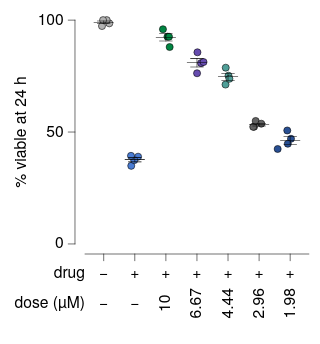

This figure's Vega-Lite source:
### Vega-Lite specification from a JSON file in a GitHub repository (floating-point values rounded to 4 significant figures)
{"background": null, "config": {"arc": {"fill": "#DBDBDB", "fillOpacity": 1.0, "innerRadius": 25.0, "padAngle": 0.03, "stroke": "black", "strokeOpacity": 1, "strokeWidth": 0.25}, "area": {"fill": "#DBDBDB", "fillOpacity": 1.0, "stroke": "black", "strokeOpacity": 1, "strokeWidth": 0.25}, "axis": {"domain": true, "domainCap": "round", "domainColor": "black", "domainWidth": 0.25, "grid": false, "gridCap": "round", "gridColor": "#F1F1F1", "gridDash": [0, 0], "gridOpacity": 1.0, "gridWidth": 0.25, "labelColor": "black", "labelFont": "Helvetica Neue, HelveticaNeue, Helvetica, Arial, sans-serif", "labelFontSize": 7, "labelFontStyle": "normal", "labelFontWeight": 400, "offset": 4.5, "ticks": true, "tickCap": "round", "tickColor": "black", "tickRound": false, "tickSize": 3, "tickWidth": 0.25, "titleColor": "black", "titleFont": "Helvetica Neue, HelveticaNeue, Helvetica, Arial, sans-serif", "titleFontSize": 7, "titleFontStyle": "normal", "titleFontWeight": 400}, "axisX": {"domain": true, "labelAlign": "center", "labelAngle": 0, "labels": true, "ticks": true, "translate": 0}, "axisY": {"domain": true, "labelAlign": "right", "labelAngle": 0, "labels": true, "ticks": true, "translate": 0}, "axisRight": {"domain": true, "labelAlign": "left", "labelAngle": 0, "labels": true, "ticks": true, "translate": 0}, "axisTop": {"domain": true, "labelAlign": "center", "labelAngle": 0, "labels": true, "ticks": true, "translate": 0}, "axisBand": {"tickOffset": 0}, "bar": {"fill": "#DBDBDB", "fillOpacity": 1.0, "stroke": "black", "strokeOpacity": 1, "strokeWidth": 0.25}, "boxplot": {"size": 9.0, "ticks": {"cornerRadius": 0.25, "fill": "black", "opacity": 1, "size": 4.5, "thickness": 0.25}, "box": {"fillOpacity": 1.0, "stroke": "black", "strokeOpacity": 1, "strokeWidth": 0.25}, "median": {"cornerRadius": 0, "fill": "black", "fillOpacity": 1.0, "opacity": 1, "size": 9.0, "thickness": 0.25}, "rule": {"fill": "black", "fillOpacity": 1.0, "size": 10.0, "stroke": "black", "strokeDash": [0, 0], "strokeOpacity": 1, "strokeWidth": 0.25}, "outliers": {"color": "black", "fill": "black", "fillOpacity": 1.0, "size": 0, "stroke": "black", "strokeOpacity": 1, "strokeWidth": 0.25}}, "circle": {"fill": "black", "fillOpacity": 1.0, "size": 1.25, "stroke": null, "strokeOpacity": 1, "strokeWidth": 0.25}, "errorband": {"band": {"fillOpacity": 0.6, "stroke": null, "strokeWidth": 0.25, "strokeOpacity": 1}, "borders": {"opacity": 0, "strokeOpacity": 0.25, "strokeWidth": 1}}, "errorbar": {"opacity": 1, "rule": {"strokeDash": [0, 0], "strokeWidth": 0.25}, "ticks": {"color": "black", "cornerRadius": 0.125, "opacity": 1, "size": 6.0, "thickness": 0.25}, "thickness": 0.25}, "font": "Helvetica Neue, HelveticaNeue, Helvetica, Arial, sans-serif", "geoshape": {"fill": "#DBDBDB", "fillOpacity": 1.0, "stroke": "black", "strokeOpacity": 1, "strokeWidth": 0.25}, "header": {"labelColor": "black", "labelFont": "Helvetica Neue, HelveticaNeue, Helvetica, Arial, sans-serif", "labelFontSize": 7, "labelFontStyle": "normal", "labelFontWeight": 400, "titleColor": "black", "titleFont": "Helvetica Neue, HelveticaNeue, Helvetica, Arial, sans-serif", "titleFontSize": 7, "titleFontStyle": "normal", "titleFontWeight": 400, "titlePadding": 0}, "legend": {"disable": false, "offset": 4.5, "titlePadding": 4, "labelOffset": 2, "gradientLabelOffset": 2, "gradientLength": 50.0, "gradientThickness": 5.0, "gradientOpacity": 1.0, "gradientStrokeColor": "black", "gradientStrokeWidth": 0.25, "labelColor": "black", "labelFont": "Helvetica Neue, HelveticaNeue, Helvetica, Arial, sans-serif", "labelFontSize": 7, "labelFontStyle": "normal", "labelFontWeight": 400, "strokeColor": "black", "strokeWidth": 0, "symbolSize": 42, "symbolStrokeColor": "black", "symbolStrokeWidth": 0.25, "titleColor": "black", "titleFont": "Helvetica Neue, HelveticaNeue, Helvetica, Arial, sans-serif", "titleFontSize": 7, "titleFontStyle": "normal", "titleFontWeight": 400}, "line": {"color": "black", "stroke": "black", "strokeCap": "butt", "strokeDash": [0, 0], "strokeOpacity": 1, "strokeWidth": 0.5}, "point": {"filled": true, "fill": "#DBDBDB", "fillOpacity": 1.0, "size": 5.0, "stroke": "black", "strokeOpacity": 1, "strokeWidth": 0.25}, "range": {"category": ["#B2B2B2", "#4A7CD3", "#008542", "#664CAF", "#509F98", "#636363", "#284F93", "#005226", "#382864", "#285753"], "diverging": {"scheme": ["#443E60", "#5F597E", "#7C759B", "#9994B6", "#B7B4CC", "#D6D5DC", "#F6F6F6", "#D1DAD9", "#A4C2BF", "#7AA9A4", "#578E89", "#37736E", "#1B5954"]}, "heatmap": {"scheme": ["#440154", "#472270", "#433E82", "#38598C", "#2C728E", "#238A8D", "#24A086", "#39B578", "#5DC862", "#96D646", "#CAE02D", "#FDE724"]}, "ordinal": {"scheme": ["#F1F1F1", "#DBDBDB", "#C6C6C6", "#B2B2B2", "#9D9D9D", "#898989", "#767676", "#636363", "#515151", "#404040", "#2F2F2F", "#1F1F1F"]}, "ramp": {"scheme": ["#440154", "#472270", "#433E82", "#38598C", "#2C728E", "#238A8D", "#24A086", "#39B578", "#5DC862", "#96D646", "#CAE02D", "#FDE724"]}}, "rule": {"color": "black", "stroke": "black", "strokeCap": "round", "strokeDash": [2, 2], "strokeOpacity": 1, "strokeWidth": 0.25}, "scale": {"barBandPaddingInner": 0.1, "rectBandPaddingInner": 0, "tickBandPaddingInner": 0.1, "bandPaddingOuter": 0.1, "bandWithNestedOffsetPaddingInner": 0.2, "bandWithNestedOffsetPaddingOuter": 0.2, "offsetBandPaddingInner": 0, "offsetBandPaddingOuter": 0, "round": false}, "rect": {"fill": "#DBDBDB", "fillOpacity": 1.0, "stroke": "black", "strokeOpacity": 1, "strokeWidth": 0.25}, "square": {"fill": "#DBDBDB", "fillOpacity": 1.0, "size": 10.0, "stroke": "black", "strokeOpacity": 1, "strokeWidth": 0.25}, "text": {"color": "black", "font": "Helvetica Neue, HelveticaNeue, Helvetica, Arial, sans-serif", "fontSize": 7, "fontStyle": "normal", "fontWeight": 400}, "tick": {"color": "black", "cornerRadius": 0.125, "opacity": 1.0, "size": 9.0, "thickness": 0.25}, "title": {"anchor": "middle", "frame": "group", "color": "black", "font": "Helvetica Neue, HelveticaNeue, Helvetica, Arial, sans-serif", "fontSize": 7, "fontStyle": "normal", "fontWeight": 400, "subtitleColor": "black", "subtitleFont": "Helvetica Neue, HelveticaNeue, Helvetica, Arial, sans-serif", "subtitleFontSize": "Helvetica Neue, HelveticaNeue, Helvetica, Arial, sans-serif", "subtitleFontStyle": "normal", "subtitleFontWeight": 400}, "trail": {"color": "black", "opacity": 1, "size": 0.5}, "view": {"continuousWidth": 100, "continuousHeight": 100, "discreteWidth": 100, "discreteHeight": 100, "fill": null, "stroke": null, "strokeWidth": 0.25}}, "vconcat": [{"layer": [{"data": {"name": "data-49313cf7841bc17fae0fc6740501b909"}, "mark": {"type": "circle", "opacity": 1.0, "size": 10.0, "stroke": "black", "strokeOpacity": 1, "strokeWidth": 0.25}, "encoding": {"color": {"field": "condition", "legend": null, "scale": {"domain": ["c0", "c1", "c2", "c3", "c4", "c5", "c6"]}, "sort": ["c0", "c1", "c2", "c3", "c4", "c5", "c6"], "title": null, "type": "nominal"}, "x": {"axis": {"labels": false, "title": null}, "field": "condition", "scale": {"domain": ["c0", "c1", "c2", "c3", "c4", "c5", "c6"]}, "sort": ["c0", "c1", "c2", "c3", "c4", "c5", "c6"], "title": "condition", "type": "nominal"}, "xOffset": {"field": "jitter_x", "scale": {"domain": [-5.595, 5.595], "range": [-0.03991, 11.15]}, "type": "quantitative"}, "y": {"field": "viability", "title": "% viable at 24 h", "type": "quantitative"}}}, {"data": {"name": "data-2cf8f2205cca4716f047c50d92acc8a0"}, "mark": {"type": "errorbar"}, "encoding": {"x": {"axis": {"labels": false, "title": null}, "field": "condition", "scale": {"domain": ["c0", "c1", "c2", "c3", "c4", "c5", "c6"]}, "sort": ["c0", "c1", "c2", "c3", "c4", "c5", "c6"], "title": "condition", "type": "nominal"}, "y": {"field": "__mean", "title": "% viable at 24 h", "type": "quantitative"}, "yError": {"field": "__error"}}}, {"data": {"name": "data-2cf8f2205cca4716f047c50d92acc8a0"}, "mark": {"type": "tick"}, "encoding": {"x": {"axis": {"labels": false, "title": null}, "field": "condition", "scale": {"domain": ["c0", "c1", "c2", "c3", "c4", "c5", "c6"]}, "sort": ["c0", "c1", "c2", "c3", "c4", "c5", "c6"], "title": "condition", "type": "nominal"}, "y": {"field": "__mean", "title": "% viable at 24 h", "type": "quantitative"}}}]}, {"layer": [{"data": {"name": "data-eececf3b90f66726d2899e3b49e20a15"}, "mark": {"type": "text", "align": "right", "baseline": "middle", "fontSize": 7}, "encoding": {"text": {"field": "__label", "type": "nominal"}, "x": {"value": 0}, "y": {"axis": null, "field": "__y", "scale": {"domain": [0, 27.0], "nice": false, "range": [0, 27.0], "zero": false}, "type": "quantitative"}}}, {"data": {"name": "data-bebe79a3b1df152b20fd8969d1eccea9"}, "mark": {"type": "text", "align": "center", "baseline": "middle", "fontSize": 7}, "encoding": {"angle": {"field": "__angle", "scale": null, "type": "quantitative"}, "text": {"field": "__value", "type": "nominal"}, "x": {"axis": {"domain": false, "grid": false, "labels": false, "ticks": false, "title": null}, "field": "__category", "scale": {"domain": ["c0", "c1", "c2", "c3", "c4", "c5", "c6"]}, "sort": ["c0", "c1", "c2", "c3", "c4", "c5", "c6"], "type": "nominal"}, "y": {"axis": null, "field": "__y", "scale": {"domain": [0, 27.0], "nice": false, "range": [0, 27.0], "zero": false}, "type": "quantitative"}}}, {"data": {"name": "data-69721bb8de192daec85e6e8b113c521b"}, "mark": {"type": "text", "align": "center", "baseline": "middle", "fontSize": 7}, "encoding": {"angle": {"field": "__angle", "scale": null, "type": "quantitative"}, "text": {"field": "__value", "type": "nominal"}, "x": {"axis": {"domain": false, "grid": false, "labels": false, "ticks": false, "title": null}, "field": "__category", "scale": {"domain": ["c0", "c1", "c2", "c3", "c4", "c5", "c6"]}, "sort": ["c0", "c1", "c2", "c3", "c4", "c5", "c6"], "type": "nominal"}, "y": {"axis": null, "field": "__y", "scale": {"domain": [0, 27.0], "nice": false, "range": [0, 27.0], "zero": false}, "type": "quantitative"}}}], "height": 27.0, "view": {"fill": null, "stroke": null}, "width": 100}], "resolve": {"scale": {"x": "shared"}}, "spacing": 0, "$schema": "https://vega.github.io/schema/vega-lite/v6.4.1.json", "datasets": {"data-49313cf7841bc17fae0fc6740501b909": [{"condition": "c0", "viability": 97.37, "jitter_x": -0.7616}, {"condition": "c0", "viability": 98.56, "jitter_x": 2.502}, {"condition": "c0", "viability": 100.0, "jitter_x": 1.361}, {"condition": "c0", "viability": 100.0, "jitter_x": -0.2807}, {"condition": "c1", "viability": 34.9, "jitter_x": -1.577}, {"condition": "c1", "viability": 38.99, "jitter_x": 1.477}, {"condition": "c1", "viability": 37.44, "jitter_x": -0.2456}, {"condition": "c1", "viability": 39.37, "jitter_x": -1.692}, {"condition": "c2", "viability": 87.98, "jitter_x": 1.702}, {"condition": "c2", "viability": 92.6, "jitter_x": 0.7138}, {"condition": "c2", "viability": 92.59, "jitter_x": 1.401}, {"condition": "c2", "viability": 95.94, "jitter_x": -1.297}, {"condition": "c3", "viability": 80.79, "jitter_x": 1.843}, {"condition": "c3", "viability": 81.28, "jitter_x": 2.945}, {"condition": "c3", "viability": 76.27, "jitter_x": 0.05389}, {"condition": "c3", "viability": 85.63, "jitter_x": 0.2217}, {"condition": "c4", "viability": 71.21, "jitter_x": -1.118}, {"condition": "c4", "viability": 78.75, "jitter_x": -1.018}, {"condition": "c4", "viability": 75.18, "jitter_x": 0.2171}, {"condition": "c4", "viability": 73.8, "jitter_x": 0.6187}, {"condition": "c5", "viability": 52.36, "jitter_x": -2.25}, {"condition": "c5", "viability": 52.32, "jitter_x": -2.621}, {"condition": "c5", "viability": 54.95, "jitter_x": -1.526}, {"condition": "c5", "viability": 53.72, "jitter_x": 0.9757}, {"condition": "c6", "viability": 50.71, "jitter_x": -1.309}, {"condition": "c6", "viability": 42.43, "jitter_x": -5.595}, {"condition": "c6", "viability": 46.99, "jitter_x": 0.3582}, {"condition": "c6", "viability": 44.77, "jitter_x": -1.068}], "data-2cf8f2205cca4716f047c50d92acc8a0": [{"condition": "c0", "__mean": 98.98, "__error": 0.6354, "__dysonsphere__": 1}, {"condition": "c1", "__mean": 37.67, "__error": 1.015, "__dysonsphere__": 1}, {"condition": "c2", "__mean": 92.28, "__error": 1.635, "__dysonsphere__": 1}, {"condition": "c3", "__mean": 80.99, "__error": 1.914, "__dysonsphere__": 1}, {"condition": "c4", "__mean": 74.73, "__error": 1.572, "__dysonsphere__": 1}, {"condition": "c5", "__mean": 53.34, "__error": 0.6288, "__dysonsphere__": 1}, {"condition": "c6", "__mean": 46.22, "__error": 1.761, "__dysonsphere__": 1}], "data-eececf3b90f66726d2899e3b49e20a15": [{"__label": "drug", "__y": 5.0, "__dysonsphere__": 1}, {"__label": "dose (µM)", "__y": 18.5, "__dysonsphere__": 1}], "data-bebe79a3b1df152b20fd8969d1eccea9": [{"__label": "drug", "__category": "c0", "__value": "−", "__y": 5.0, "__angle": 0.0, "__dysonsphere__": 1}, {"__label": "drug", "__category": "c1", "__value": "+", "__y": 5.0, "__angle": 0.0, "__dysonsphere__": 1}, {"__label": "drug", "__category": "c2", "__value": "+", "__y": 5.0, "__angle": 0.0, "__dysonsphere__": 1}, {"__label": "drug", "__category": "c3", "__value": "+", "__y": 5.0, "__angle": 0.0, "__dysonsphere__": 1}, {"__label": "drug", "__category": "c4", "__value": "+", "__y": 5.0, "__angle": 0.0, "__dysonsphere__": 1}, {"__label": "drug", "__category": "c5", "__value": "+", "__y": 5.0, "__angle": 0.0, "__dysonsphere__": 1}, {"__label": "drug", "__category": "c6", "__value": "+", "__y": 5.0, "__angle": 0.0, "__dysonsphere__": 1}], "data-69721bb8de192daec85e6e8b113c521b": [{"__label": "dose (µM)", "__category": "c0", "__value": "−", "__y": 18.5, "__angle": 0.0, "__dysonsphere__": 1}, {"__label": "dose (µM)", "__category": "c1", "__value": "−", "__y": 18.5, "__angle": 0.0, "__dysonsphere__": 1}, {"__label": "dose (µM)", "__category": "c2", "__value": "10", "__y": 18.5, "__angle": 270.0, "__dysonsphere__": 1}, {"__label": "dose (µM)", "__category": "c3", "__value": "6.67", "__y": 18.5, "__angle": 270.0, "__dysonsphere__": 1}, {"__label": "dose (µM)", "__category": "c4", "__value": "4.44", "__y": 18.5, "__angle": 270.0, "__dysonsphere__": 1}, {"__label": "dose (µM)", "__category": "c5", "__value": "2.96", "__y": 18.5, "__angle": 270.0, "__dysonsphere__": 1}, {"__label": "dose (µM)", "__category": "c6", "__value": "1.98", "__y": 18.5, "__angle": 270.0, "__dysonsphere__": 1}]}}
